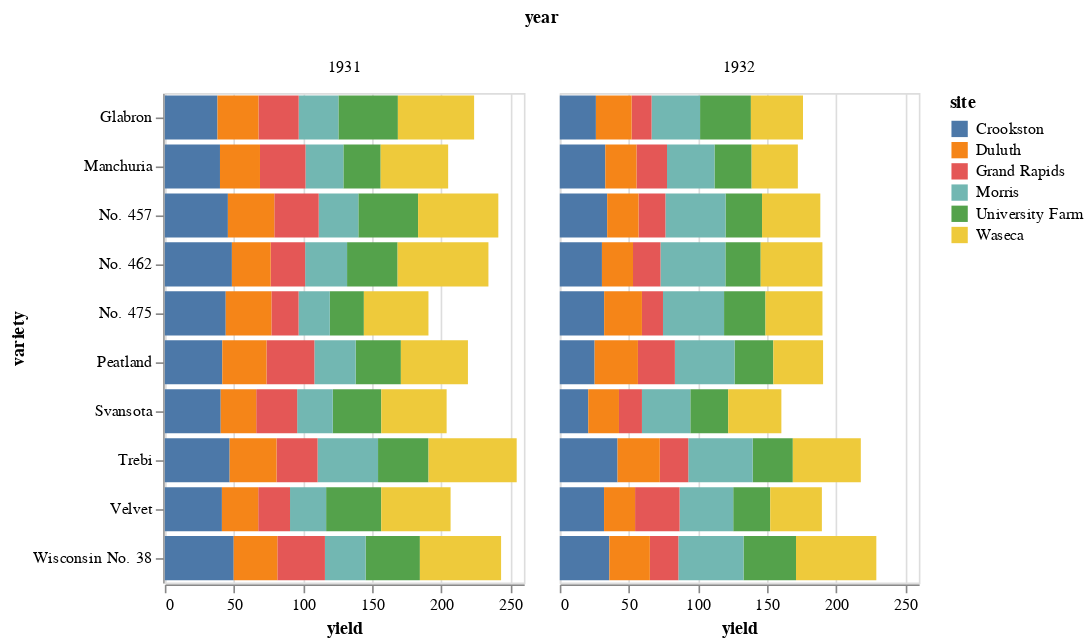

Notebook source saved alongside this figure:
### Code cell
alt.Chart(source).mark_bar().encode(
    column='year',
    x='yield',
    y='variety',
    color='site'
).properties(width=220)

### Figure 1 — Vega-Lite specification as saved in the notebook (floating-point values rounded to 4 significant figures)
{"$schema": "https://vega.github.io/schema/vega-lite/v3.4.0.json", "config": {"mark": {"tooltip": null}, "view": {"height": 300, "width": 400}}, "data": {"name": "data-093ece8c35bb2d41094cfb6138ec810b"}, "datasets": {"data-093ece8c35bb2d41094cfb6138ec810b": [{"site": "University Farm", "variety": "Manchuria", "year": 1931, "yield": 27}, {"site": "Waseca", "variety": "Manchuria", "year": 1931, "yield": 48.87}, {"site": "Morris", "variety": "Manchuria", "year": 1931, "yield": 27.43}, {"site": "Crookston", "variety": "Manchuria", "year": 1931, "yield": 39.93}, {"site": "Grand Rapids", "variety": "Manchuria", "year": 1931, "yield": 32.97}, {"site": "Duluth", "variety": "Manchuria", "year": 1931, "yield": 28.97}, {"site": "University Farm", "variety": "Glabron", "year": 1931, "yield": 43.07}, {"site": "Waseca", "variety": "Glabron", "year": 1931, "yield": 55.2}, {"site": "Morris", "variety": "Glabron", "year": 1931, "yield": 28.77}, {"site": "Crookston", "variety": "Glabron", "year": 1931, "yield": 38.13}, {"site": "Grand Rapids", "variety": "Glabron", "year": 1931, "yield": 29.13}, {"site": "Duluth", "variety": "Glabron", "year": 1931, "yield": 29.67}, {"site": "University Farm", "variety": "Svansota", "year": 1931, "yield": 35.13}, {"site": "Waseca", "variety": "Svansota", "year": 1931, "yield": 47.33}, {"site": "Morris", "variety": "Svansota", "year": 1931, "yield": 25.77}, {"site": "Crookston", "variety": "Svansota", "year": 1931, "yield": 40.47}, {"site": "Grand Rapids", "variety": "Svansota", "year": 1931, "yield": 29.67}, {"site": "Duluth", "variety": "Svansota", "year": 1931, "yield": 25.7}, {"site": "University Farm", "variety": "Velvet", "year": 1931, "yield": 39.9}, {"site": "Waseca", "variety": "Velvet", "year": 1931, "yield": 50.23}, {"site": "Morris", "variety": "Velvet", "year": 1931, "yield": 26.13}, {"site": "Crookston", "variety": "Velvet", "year": 1931, "yield": 41.33}, {"site": "Grand Rapids", "variety": "Velvet", "year": 1931, "yield": 23.03}, {"site": "Duluth", "variety": "Velvet", "year": 1931, "yield": 26.3}, {"site": "University Farm", "variety": "Trebi", "year": 1931, "yield": 36.57}, {"site": "Waseca", "variety": "Trebi", "year": 1931, "yield": 63.83}, {"site": "Morris", "variety": "Trebi", "year": 1931, "yield": 43.77}, {"site": "Crookston", "variety": "Trebi", "year": 1931, "yield": 46.93}, {"site": "Grand Rapids", "variety": "Trebi", "year": 1931, "yield": 29.77}, {"site": "Duluth", "variety": "Trebi", "year": 1931, "yield": 33.93}, {"site": "University Farm", "variety": "No. 457", "year": 1931, "yield": 43.27}, {"site": "Waseca", "variety": "No. 457", "year": 1931, "yield": 58.1}, {"site": "Morris", "variety": "No. 457", "year": 1931, "yield": 28.7}, {"site": "Crookston", "variety": "No. 457", "year": 1931, "yield": 45.67}, {"site": "Grand Rapids", "variety": "No. 457", "year": 1931, "yield": 32.17}, {"site": "Duluth", "variety": "No. 457", "year": 1931, "yield": 33.6}, {"site": "University Farm", "variety": "No. 462", "year": 1931, "yield": 36.6}, {"site": "Waseca", "variety": "No. 462", "year": 1931, "yield": 65.77}, {"site": "Morris", "variety": "No. 462", "year": 1931, "yield": 30.37}, {"site": "Crookston", "variety": "No. 462", "year": 1931, "yield": 48.57}, {"site": "Grand Rapids", "variety": "No. 462", "year": 1931, "yield": 24.93}, {"site": "Duluth", "variety": "No. 462", "year": 1931, "yield": 28.1}, {"site": "University Farm", "variety": "Peatland", "year": 1931, "yield": 32.77}, {"site": "Waseca", "variety": "Peatland", "year": 1931, "yield": 48.57}, {"site": "Morris", "variety": "Peatland", "year": 1931, "yield": 29.87}, {"site": "Crookston", "variety": "Peatland", "year": 1931, "yield": 41.6}, {"site": "Grand Rapids", "variety": "Peatland", "year": 1931, "yield": 34.7}, {"site": "Duluth", "variety": "Peatland", "year": 1931, "yield": 32}, {"site": "University Farm", "variety": "No. 475", "year": 1931, "yield": 24.67}, {"site": "Waseca", "variety": "No. 475", "year": 1931, "yield": 46.77}, {"site": "Morris", "variety": "No. 475", "year": 1931, "yield": 22.6}, {"site": "Crookston", "variety": "No. 475", "year": 1931, "yield": 44.1}, {"site": "Grand Rapids", "variety": "No. 475", "year": 1931, "yield": 19.7}, {"site": "Duluth", "variety": "No. 475", "year": 1931, "yield": 33.07}, {"site": "University Farm", "variety": "Wisconsin No. 38", "year": 1931, "yield": 39.3}, {"site": "Waseca", "variety": "Wisconsin No. 38", "year": 1931, "yield": 58.8}, {"site": "Morris", "variety": "Wisconsin No. 38", "year": 1931, "yield": 29.47}, {"site": "Crookston", "variety": "Wisconsin No. 38", "year": 1931, "yield": 49.87}, {"site": "Grand Rapids", "variety": "Wisconsin No. 38", "year": 1931, "yield": 34.47}, {"site": "Duluth", "variety": "Wisconsin No. 38", "year": 1931, "yield": 31.6}, {"site": "University Farm", "variety": "Manchuria", "year": 1932, "yield": 26.9}, {"site": "Waseca", "variety": "Manchuria", "year": 1932, "yield": 33.47}, {"site": "Morris", "variety": "Manchuria", "year": 1932, "yield": 34.37}, {"site": "Crookston", "variety": "Manchuria", "year": 1932, "yield": 32.97}, {"site": "Grand Rapids", "variety": "Manchuria", "year": 1932, "yield": 22.13}, {"site": "Duluth", "variety": "Manchuria", "year": 1932, "yield": 22.57}, {"site": "University Farm", "variety": "Glabron", "year": 1932, "yield": 36.8}, {"site": "Waseca", "variety": "Glabron", "year": 1932, "yield": 37.73}, {"site": "Morris", "variety": "Glabron", "year": 1932, "yield": 35.13}, {"site": "Crookston", "variety": "Glabron", "year": 1932, "yield": 26.17}, {"site": "Grand Rapids", "variety": "Glabron", "year": 1932, "yield": 14.43}, {"site": "Duluth", "variety": "Glabron", "year": 1932, "yield": 25.87}, {"site": "University Farm", "variety": "Svansota", "year": 1932, "yield": 27.43}, {"site": "Waseca", "variety": "Svansota", "year": 1932, "yield": 38.5}, {"site": "Morris", "variety": "Svansota", "year": 1932, "yield": 35.03}, {"site": "Crookston", "variety": "Svansota", "year": 1932, "yield": 20.63}, {"site": "Grand Rapids", "variety": "Svansota", "year": 1932, "yield": 16.63}, {"site": "Duluth", "variety": "Svansota", "year": 1932, "yield": 22.23}, {"site": "University Farm", "variety": "Velvet", "year": 1932, "yield": 26.8}, {"site": "Waseca", "variety": "Velvet", "year": 1932, "yield": 37.4}, {"site": "Morris", "variety": "Velvet", "year": 1932, "yield": 38.83}, {"site": "Crookston", "variety": "Velvet", "year": 1932, "yield": 32.07}, {"site": "Grand Rapids", "variety": "Velvet", "year": 1932, "yield": 32.23}, {"site": "Duluth", "variety": "Velvet", "year": 1932, "yield": 22.47}, {"site": "University Farm", "variety": "Trebi", "year": 1932, "yield": 29.07}, {"site": "Waseca", "variety": "Trebi", "year": 1932, "yield": 49.23}, {"site": "Morris", "variety": "Trebi", "year": 1932, "yield": 46.63}, {"site": "Crookston", "variety": "Trebi", "year": 1932, "yield": 41.83}, {"site": "Grand Rapids", "variety": "Trebi", "year": 1932, "yield": 20.63}, {"site": "Duluth", "variety": "Trebi", "year": 1932, "yield": 30.6}, {"site": "University Farm", "variety": "No. 457", "year": 1932, "yield": 26.43}, {"site": "Waseca", "variety": "No. 457", "year": 1932, "yield": 42.2}, {"site": "Morris", "variety": "No. 457", "year": 1932, "yield": 43.53}, {"site": "Crookston", "variety": "No. 457", "year": 1932, "yield": 34.33}, {"site": "Grand Rapids", "variety": "No. 457", "year": 1932, "yield": 19.47}, {"site": "Duluth", "variety": "No. 457", "year": 1932, "yield": 22.7}, {"site": "University Farm", "variety": "No. 462", "year": 1932, "yield": 25.57}, {"site": "Waseca", "variety": "No. 462", "year": 1932, "yield": 44.7}, {"site": "Morris", "variety": "No. 462", "year": 1932, "yield": 47}, {"site": "Crookston", "variety": "No. 462", "year": 1932, "yield": 30.53}, {"site": "Grand Rapids", "variety": "No. 462", "year": 1932, "yield": 19.9}, {"site": "Duluth", "variety": "No. 462", "year": 1932, "yield": 22.5}, {"site": "University Farm", "variety": "Peatland", "year": 1932, "yield": 28.07}, {"site": "Waseca", "variety": "Peatland", "year": 1932, "yield": 36.03}, {"site": "Morris", "variety": "Peatland", "year": 1932, "yield": 43.2}, {"site": "Crookston", "variety": "Peatland", "year": 1932, "yield": 25.23}, {"site": "Grand Rapids", "variety": "Peatland", "year": 1932, "yield": 26.77}, {"site": "Duluth", "variety": "Peatland", "year": 1932, "yield": 31.37}, {"site": "University Farm", "variety": "No. 475", "year": 1932, "yield": 30}, {"site": "Waseca", "variety": "No. 475", "year": 1932, "yield": 41.27}, {"site": "Morris", "variety": "No. 475", "year": 1932, "yield": 44.23}, {"site": "Crookston", "variety": "No. 475", "year": 1932, "yield": 32.13}, {"site": "Grand Rapids", "variety": "No. 475", "year": 1932, "yield": 15.23}, {"site": "Duluth", "variety": "No. 475", "year": 1932, "yield": 27.37}, {"site": "University Farm", "variety": "Wisconsin No. 38", "year": 1932, "yield": 38}, {"site": "Waseca", "variety": "Wisconsin No. 38", "year": 1932, "yield": 58.17}, {"site": "Morris", "variety": "Wisconsin No. 38", "year": 1932, "yield": 47.17}, {"site": "Crookston", "variety": "Wisconsin No. 38", "year": 1932, "yield": 35.9}, {"site": "Grand Rapids", "variety": "Wisconsin No. 38", "year": 1932, "yield": 20.67}, {"site": "Duluth", "variety": "Wisconsin No. 38", "year": 1932, "yield": 29.33}]}, "encoding": {"color": {"field": "site", "type": "nominal"}, "column": {"field": "year", "type": "quantitative"}, "x": {"field": "yield", "type": "quantitative"}, "y": {"field": "variety", "type": "nominal"}}, "mark": "bar", "width": 220}
